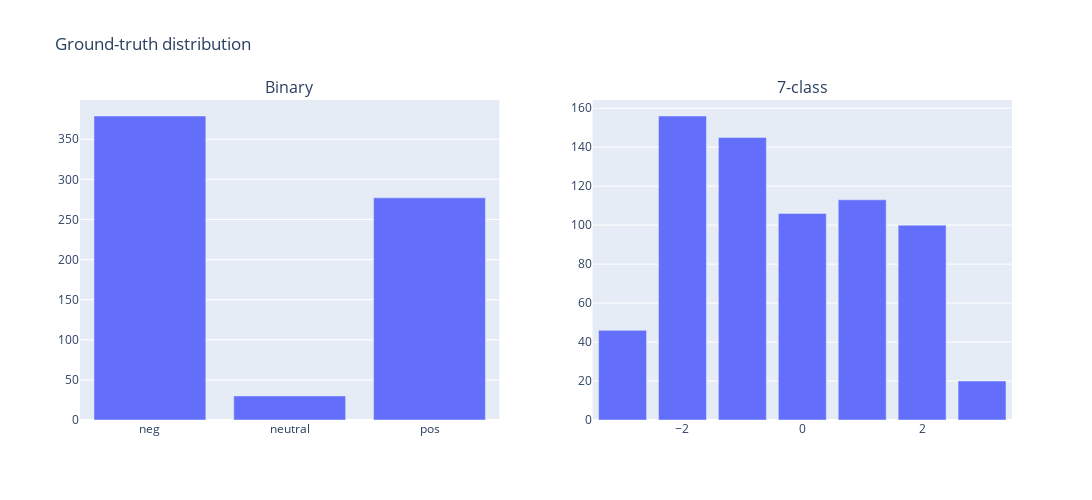

The code cell stored with this chart in its notebook:
### Code cell
barplot_label(mosi_test)

### Figure 1 — Plotly figure (JSON) as saved in the notebook; plotly's stock layout.template omitted (floating-point values rounded to 4 significant figures)
{"data": [{"alignmentgroup": "True", "hovertemplate": "binary=%{x}<br>segment=%{y}<extra></extra>", "legendgroup": "", "marker": {"color": "#636efa", "pattern": {"shape": ""}}, "name": "", "offsetgroup": "", "orientation": "v", "showlegend": false, "textposition": "auto", "type": "bar", "x": ["neg", "neutral", "pos"], "xaxis": "x", "y": [379, 30, 277], "yaxis": "y"}, {"alignmentgroup": "True", "hovertemplate": "7class=%{x}<br>segment=%{y}<extra></extra>", "legendgroup": "", "marker": {"color": "#636efa", "pattern": {"shape": ""}}, "name": "", "offsetgroup": "", "orientation": "v", "showlegend": false, "textposition": "auto", "type": "bar", "x": [-3, -2, -1, 0, 1, 2, 3], "xaxis": "x2", "y": [46, 156, 145, 106, 113, 100, 20], "yaxis": "y2"}], "layout": {"annotations": [{"font": {"size": 16}, "showarrow": false, "text": "Binary", "x": 0.225, "xanchor": "center", "xref": "paper", "y": 1, "yanchor": "bottom", "yref": "paper"}, {"font": {"size": 16}, "showarrow": false, "text": "7-class", "x": 0.775, "xanchor": "center", "xref": "paper", "y": 1, "yanchor": "bottom", "yref": "paper"}], "height": 500, "title": {"text": "Ground-truth distribution"}, "width": 1200, "xaxis": {"anchor": "y", "categoryarray": [-3, -2, -1, 0, 1, 2, 3], "categoryorder": "array", "domain": [0, 0.45]}, "xaxis2": {"anchor": "y2", "categoryarray": [-3, -2, -1, 0, 1, 2, 3], "categoryorder": "array", "domain": [0.55, 1]}, "yaxis": {"anchor": "x", "domain": [0, 1]}, "yaxis2": {"anchor": "x2", "domain": [0, 1]}}}
